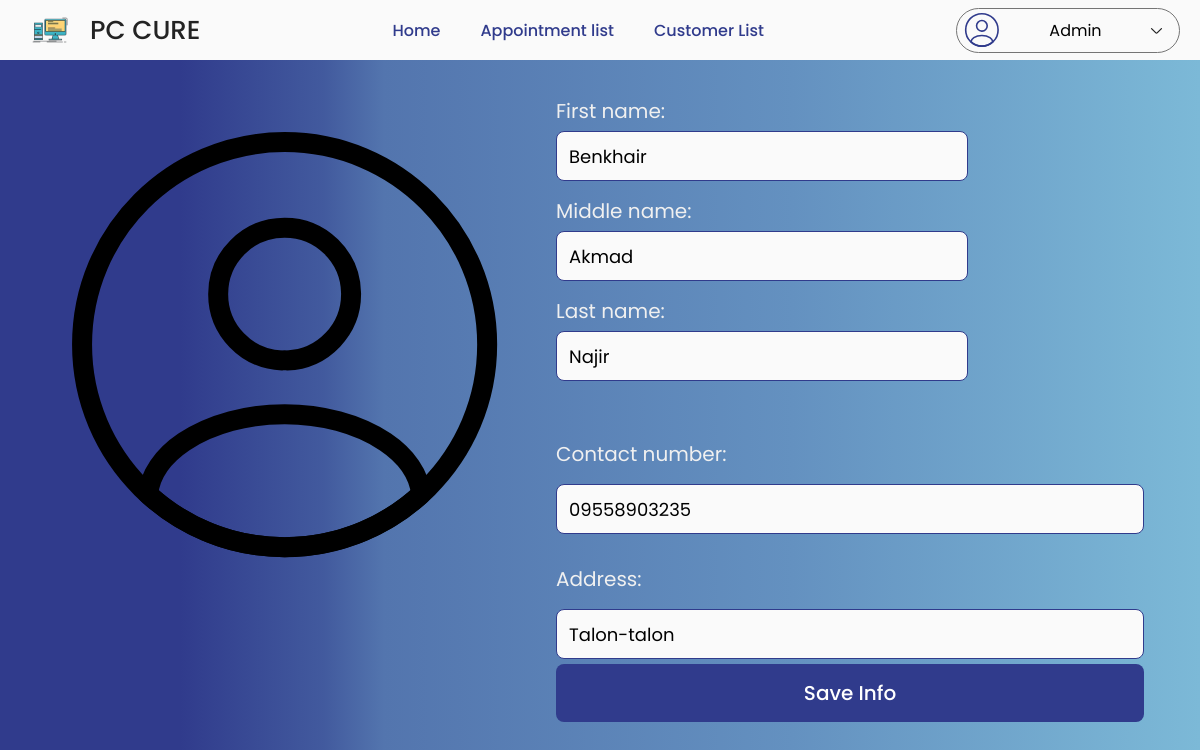
Page /admin/edit-customer.php?customer_id=7 (signed in) on the committed database.
### tables this page shows
CREATE TABLE `customer` (
  `customer_id` int(11) NOT NULL,
  `email` varchar(100) NOT NULL,
  `password` varchar(100) NOT NULL,
  `first_name` varchar(100) NOT NULL,
  `middle_name` varchar(100) DEFAULT NULL,
  `last_name` varchar(100) NOT NULL,
  `contact_num` varchar(100) NOT NULL,
  `set_date` date NOT NULL,
  `specreq` varchar(250) NOT NULL,
  `address` varchar(100) NOT NULL,
  `created_at` timestamp NOT NULL DEFAULT current_timestamp(),
  `updated_at` timestamp NOT NULL DEFAULT current_timestamp() ON UPDATE current_timestamp()
);

### class/admin.class.php (called while the page is built, shortened)
<?php
    include_once 'database.php';
    class Admin{
        protected $db;
        function __construct(){
            $this->db = new Database;
        }
        function getInfo($admin_id){
            $sql = 'SELECT * FROM admin WHERE admin_id = :admin_id;';
            $query = $this->db->connect()->prepare($sql);
            $query->bindParam(':admin_id', $admin_id);
            if($query->execute()){
                $data = $query->fetch();
            }
            return $data;
        }
    }
?>

### class/database.php (called while the page is built)
<?php
    class Database{
        private $host = 'localhost';
        private $username = 'u563903406_pccure';
        private $password = 'Wecurepc101';
        private $database = 'u563903406_pc_repair';
        protected $connection;
        function connect(){
            try{
                $this->connection = new PDO("mysql:host=$this->host;dbname=$this->database",
                                            $this->username, $this->password);
            }
            catch(PDOException $e){
                echo 'Connection Error ' . $e->getMessage();
            }
            return $this->connection;
        }
    }
?>

### class/customer.class.php (called while the page is built, shortened)
<?php
    include_once 'database.php';
    class Customer{
        protected $db;
        function __construct(){
            $this->db = new Database;
        }
        function getInfo($customer_id){
            $sql = 'SELECT * FROM customer WHERE customer_id = :customer_id;';
            $query = $this->db->connect()->prepare($sql);
            $query->bindParam(':customer_id', $customer_id);
            if($query->execute()){
                $data = $query->fetch();
            }
            return $data;
        }
    }
?>

### admin/edit-customer.php (the view, shortened to what this page needs)
<?php
    include_once '../class/customer.class.php';
    $customer = new Customer;
    if(isset($_GET['customer_id'])){
        $page_title = 'Edit user info';
        $customer_id = $_GET['customer_id'];
        if($customer->getInfo($customer_id)){
            $customer_info = $customer->getInfo($customer_id);
        }
        else{
            header('location: home.php?error_message=An error has been occured, please try again later.');
        }
    }
    else{
        header('location: home.php?error_message=An error has been occured, please try again later.');
    }
    include_once '../includes/admin/header.php';
    include_once '../includes/admin/navbar.php';
?>
<form class="product-info edit" method="post">
    <div class="img-cont user-info">
        <img src="../images/icons/random/profile-cust-list.svg">
    </div>
    <div class="right-side">
        <div class="info">
            <div class="user-info-inputs-cont">
                <span>First name: </span>
                <input type="text" name="fname" placeholder="Enter first name" value="<?= $customer_info['first_name'] ?>">
                <span>Middle name: </span>
                <input type="text" name="mname" placeholder="Enter middle name" value="<?= $customer_info['middle_name'] ?>">
                <span>Last name: </span>
                <input type="text" name="lname" placeholder="Enter last name" value="<?= $customer_info['last_name'] ?>">
            </div>
            <div class="description user-desc-inputs-cont">
                <div>
                    <span>Contact number: </span>
                    <input type="text" name="contact_num" placeholder="Enter contact numer" value="<?= $customer_info['contact_num'] ?>">
                </div>
                <div>
                    <span>Address: </span>
                    <input type="text" name="address" placeholder="Enter address" value="<?= $customer_info['address'] ?>">
                </div>
            </div>
        </div>
        <button type="button" class="action-btn">Save Info</button>
    </div>
</form>
<?php
    include_once '../includes/admin/footer.php';
?>

### includes/admin/navbar.php (shortened to what this page needs)
<header class="header">
    <nav>
        <a href="home.php" class="logo">
            <img src="../images/icons/logo/12.png">
            <p>PC CURE</p>
        </a>
        <div class="mid-content">
            <a href="home.php" class="<?= $page_title === 'Admin | Home' ? 'active' : '' ?>">Home</a>
            <a href="appointment.php" class="<?= $page_title === 'Appointment List' ? 'active' : '' ?>">Appointment list</a>
            <a href="customer-list.php" class="<?= $page_title === 'Customer List' ? 'active' : '' ?>">Customer List</a>
        </div>
        <div class="account">
            <img src="../images/icons/random/profile.svg">
            <p class="name" style="color: black;">
                <?= $admin['first_name'] ?>
            </p>
            <img src="../images/icons/random/arrowdown.svg">
        </div>
    </nav>
</header>

### includes/admin/header.php (style rules this page uses)
body { background: linear-gradient(to right, #303b8c 15%, #425a9e 27%, #5375ae 32%, #6491c0 66%, #7cb9d7 100% ); }

### rows in the picture
customer: fname "Benkhair", mname "Akmad", lname "Najir", contact_num "09558903235", address "Talon-talon"

### other values in the picture
$admin['first_name'] "Admin"
